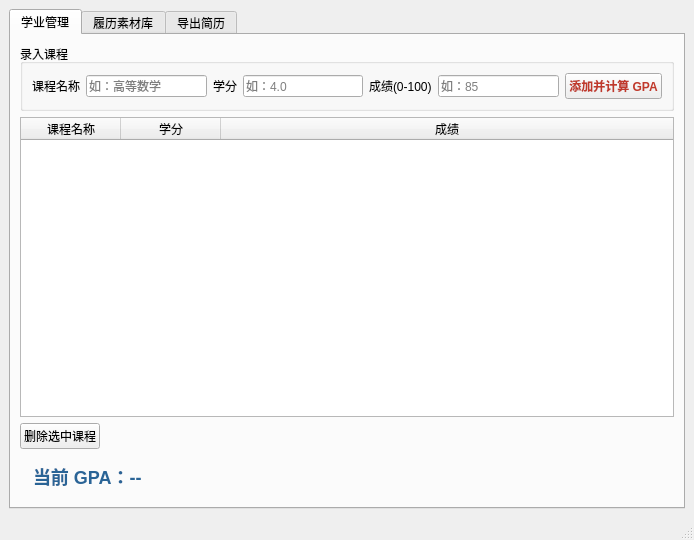
<?xml version="1.0" encoding="UTF-8"?>
<ui version="4.0">
 <class>MainWindow</class>
 <widget class="QMainWindow" name="MainWindow">
  <property name="geometry">
   <rect>
    <x>0</x>
    <y>0</y>
    <width>694</width>
    <height>540</height>
   </rect>
  </property>
  <property name="windowTitle">
   <string>个人学业与简历管理系统</string>
  </property>
  <widget class="QWidget" name="centralWidget">
   <layout class="QVBoxLayout" name="rootLayout">
    <item>
     <widget class="QTabWidget" name="tabWidget">
      <property name="currentIndex">
       <number>0</number>
      </property>
      <widget class="QWidget" name="tabAcademic">
       <attribute name="title">
        <string>学业管理</string>
       </attribute>
       <layout class="QVBoxLayout" name="academicLayout">
        <item>
         <widget class="QGroupBox" name="grpCourseInput">
          <property name="title">
           <string>录入课程</string>
          </property>
          <layout class="QHBoxLayout" name="courseInputLayout">
           <item>
            <widget class="QLabel" name="lblName">
             <property name="text">
              <string>课程名称</string>
             </property>
            </widget>
           </item>
           <item>
            <widget class="QLineEdit" name="edit_course_name">
             <property name="placeholderText">
              <string>如：高等数学</string>
             </property>
            </widget>
           </item>
           <item>
            <widget class="QLabel" name="lblCredit">
             <property name="text">
              <string>学分</string>
             </property>
            </widget>
           </item>
           <item>
            <widget class="QLineEdit" name="edit_course_credit">
             <property name="placeholderText">
              <string>如：4.0</string>
             </property>
            </widget>
           </item>
           <item>
            <widget class="QLabel" name="lblScore">
             <property name="text">
              <string>成绩(0-100)</string>
             </property>
            </widget>
           </item>
           <item>
            <widget class="QLineEdit" name="edit_course_score">
             <property name="placeholderText">
              <string>如：85</string>
             </property>
            </widget>
           </item>
           <item>
            <widget class="QPushButton" name="btn_calc_gpa">
             <property name="styleSheet">
              <string>QPushButton { font-weight: bold; color: #c0392b; }</string>
             </property>
             <property name="text">
              <string>添加并计算 GPA</string>
             </property>
            </widget>
           </item>
          </layout>
         </widget>
        </item>
        <item>
         <widget class="QTableWidget" name="twCourses">
          <property name="editTriggers">
           <set>QAbstractItemView::EditTrigger::NoEditTriggers</set>
          </property>
          <property name="selectionBehavior">
           <enum>QAbstractItemView::SelectionBehavior::SelectRows</enum>
          </property>
          <attribute name="horizontalHeaderStretchLastSection">
           <bool>true</bool>
          </attribute>
          <column>
           <property name="text">
            <string>课程名称</string>
           </property>
          </column>
          <column>
           <property name="text">
            <string>学分</string>
           </property>
          </column>
          <column>
           <property name="text">
            <string>成绩</string>
           </property>
          </column>
         </widget>
        </item>
        <item>
         <layout class="QHBoxLayout" name="courseBtnRow">
          <item>
           <widget class="QPushButton" name="btnRemoveCourse">
            <property name="text">
             <string>删除选中课程</string>
            </property>
           </widget>
          </item>
          <item>
           <spacer name="hSpacerCourse">
            <property name="orientation">
             <enum>Qt::Orientation::Horizontal</enum>
            </property>
            <property name="sizeHint" stdset="0">
             <size>
              <width>0</width>
              <height>0</height>
             </size>
            </property>
           </spacer>
          </item>
         </layout>
        </item>
        <item>
         <widget class="QLabel" name="label_gpa_result">
          <property name="styleSheet">
           <string>font-size: 18px; font-weight: bold; color: #2a6496; padding: 8px;</string>
          </property>
          <property name="text">
           <string>当前 GPA：--</string>
          </property>
         </widget>
        </item>
       </layout>
      </widget>
      <widget class="QWidget" name="tabExperience">
       <attribute name="title">
        <string>履历素材库</string>
       </attribute>
       <layout class="QVBoxLayout" name="expLayout">
        <item>
         <widget class="QGroupBox" name="grpExpInput">
          <property name="title">
           <string>录入经历</string>
          </property>
          <layout class="QVBoxLayout" name="expInputLayout">
           <item>
            <layout class="QHBoxLayout" name="expRow1">
             <item>
              <widget class="QLabel" name="lblExpType">
               <property name="text">
                <string>类型</string>
               </property>
              </widget>
             </item>
             <item>
              <widget class="QComboBox" name="cbExpType">
               <item>
                <property name="text">
                 <string>实习经历</string>
                </property>
               </item>
               <item>
                <property name="text">
                 <string>项目经历</string>
                </property>
               </item>
               <item>
                <property name="text">
                 <string>校园经历</string>
                </property>
               </item>
               <item>
                <property name="text">
                 <string>其他</string>
                </property>
               </item>
              </widget>
             </item>
             <item>
              <widget class="QLabel" name="lblExpTitle">
               <property name="text">
                <string>标题</string>
               </property>
              </widget>
             </item>
             <item>
              <widget class="QLineEdit" name="leExpTitle">
               <property name="placeholderText">
                <string>如：会计实习生</string>
               </property>
              </widget>
             </item>
             <item>
              <widget class="QLabel" name="lblExpOrg">
               <property name="text">
                <string>机构</string>
               </property>
              </widget>
             </item>
             <item>
              <widget class="QLineEdit" name="leExpOrg">
               <property name="placeholderText">
                <string>如：XX公司</string>
               </property>
              </widget>
             </item>
            </layout>
           </item>
           <item>
            <layout class="QHBoxLayout" name="expRow2">
             <item>
              <widget class="QLabel" name="lblStart">
               <property name="text">
                <string>开始(YYYY.MM)</string>
               </property>
              </widget>
             </item>
             <item>
              <widget class="QLineEdit" name="edit_start_date">
               <property name="placeholderText">
                <string>2024.02</string>
               </property>
              </widget>
             </item>
             <item>
              <widget class="QLabel" name="lblEnd">
               <property name="text">
                <string>结束(YYYY.MM)</string>
               </property>
              </widget>
             </item>
             <item>
              <widget class="QLineEdit" name="edit_end_date">
               <property name="placeholderText">
                <string>2024.03</string>
               </property>
              </widget>
             </item>
             <item>
              <spacer name="hSpacerExp">
               <property name="orientation">
                <enum>Qt::Orientation::Horizontal</enum>
               </property>
               <property name="sizeHint" stdset="0">
                <size>
                 <width>0</width>
                 <height>0</height>
                </size>
               </property>
              </spacer>
             </item>
             <item>
              <widget class="QPushButton" name="btnAddExp">
               <property name="text">
                <string>添加经历</string>
               </property>
              </widget>
             </item>
            </layout>
           </item>
           <item>
            <layout class="QHBoxLayout" name="expRow3">
             <item>
              <widget class="QLabel" name="lblExpDesc">
               <property name="text">
                <string>描述</string>
               </property>
              </widget>
             </item>
             <item>
              <widget class="QTextEdit" name="teExpDesc">
               <property name="placeholderText">
                <string>简要描述这段经历...</string>
               </property>
              </widget>
             </item>
            </layout>
           </item>
          </layout>
         </widget>
        </item>
        <item>
         <widget class="QTableWidget" name="twExperiences">
          <property name="editTriggers">
           <set>QAbstractItemView::EditTrigger::NoEditTriggers</set>
          </property>
          <property name="selectionBehavior">
           <enum>QAbstractItemView::SelectionBehavior::SelectRows</enum>
          </property>
          <attribute name="horizontalHeaderStretchLastSection">
           <bool>true</bool>
          </attribute>
          <column>
           <property name="text">
            <string>类型</string>
           </property>
          </column>
          <column>
           <property name="text">
            <string>标题</string>
           </property>
          </column>
          <column>
           <property name="text">
            <string>机构</string>
           </property>
          </column>
          <column>
           <property name="text">
            <string>时间</string>
           </property>
          </column>
         </widget>
        </item>
        <item>
         <widget class="QPushButton" name="btnRemoveExp">
          <property name="text">
           <string>删除选中经历</string>
          </property>
         </widget>
        </item>
       </layout>
      </widget>
      <widget class="QWidget" name="tabExport">
       <attribute name="title">
        <string>导出简历</string>
       </attribute>
       <layout class="QVBoxLayout" name="exportLayout">
        <item>
         <widget class="QGroupBox" name="grpPersonal">
          <property name="title">
           <string>个人信息</string>
          </property>
          <layout class="QVBoxLayout" name="personalLayout">
           <item>
            <layout class="QHBoxLayout" name="rowName">
             <item>
              <widget class="QLabel" name="lblName2">
               <property name="minimumSize">
                <size>
                 <width>70</width>
                 <height>0</height>
                </size>
               </property>
               <property name="text">
                <string>姓名</string>
               </property>
              </widget>
             </item>
             <item>
              <widget class="QLineEdit" name="edit_full_name">
               <property name="placeholderText">
                <string>请输入姓名（必填）</string>
               </property>
              </widget>
             </item>
            </layout>
           </item>
           <item>
            <layout class="QHBoxLayout" name="rowContact">
             <item>
              <widget class="QLabel" name="lblContact2">
               <property name="minimumSize">
                <size>
                 <width>70</width>
                 <height>0</height>
                </size>
               </property>
               <property name="text">
                <string>联系方式</string>
               </property>
              </widget>
             </item>
             <item>
              <widget class="QLineEdit" name="edit_contact">
               <property name="placeholderText">
                <string>电话 / 邮箱</string>
               </property>
              </widget>
             </item>
            </layout>
           </item>
           <item>
            <layout class="QHBoxLayout" name="rowTarget">
             <item>
              <widget class="QLabel" name="lblTarget">
               <property name="minimumSize">
                <size>
                 <width>70</width>
                 <height>0</height>
                </size>
               </property>
               <property name="text">
                <string>求职意向</string>
               </property>
              </widget>
             </item>
             <item>
              <widget class="QLineEdit" name="edit_target_job">
               <property name="placeholderText">
                <string>如：软件开发工程师</string>
               </property>
              </widget>
             </item>
            </layout>
           </item>
          </layout>
         </widget>
        </item>
        <item>
         <widget class="QGroupBox" name="grpSkills">
          <property name="title">
           <string>技能 / 证书</string>
          </property>
          <layout class="QVBoxLayout" name="skillsLayout">
           <item>
            <widget class="QTextEdit" name="edit_skills">
             <property name="placeholderText">
              <string>如：CET-6、计算机二级、熟练掌握 C++/Qt...</string>
             </property>
            </widget>
           </item>
          </layout>
         </widget>
        </item>
        <item>
         <widget class="QLabel" name="lblSummary">
          <property name="styleSheet">
           <string>font-size: 14px; color: #555; padding: 8px;</string>
          </property>
          <property name="text">
           <string>已录入 0 门课程 | 0 段经历 | GPA：--</string>
          </property>
         </widget>
        </item>
        <item>
         <widget class="QPushButton" name="btn_load_sample">
          <property name="minimumHeight"><number>30</number></property>
          <property name="styleSheet"><string>QPushButton { font-size: 13px; color: #333; background-color: #f8f9fa; border: 1px solid #ced4da; border-radius: 4px; } QPushButton:hover { background-color: #e2e6ea; }</string></property>
          <property name="text"><string>加载测试样板数据 (10门课程+3段经历)</string></property>
         </widget>
        </item>
        <item>
         <widget class="QPushButton" name="btn_export_pdf">
          <property name="minimumHeight"><number>40</number></property>
          <property name="styleSheet">
           <string>QPushButton { font-size: 16px; font-weight: bold; background-color: #2a6496; color: white; border-radius: 4px; } QPushButton:hover { background-color: #1d4f7a; }</string>
          </property>
          <property name="text">
           <string>一键导出 Word 简历</string>
          </property>
         </widget>
        </item>
        <item>
         <widget class="QLabel" name="label_status_msg">
          <property name="styleSheet">
           <string>font-size: 13px; color: #666; padding: 4px;</string>
          </property>
          <property name="text">
           <string>就绪</string>
          </property>
         </widget>
        </item>
       </layout>
      </widget>
     </widget>
    </item>
   </layout>
  </widget>
  <widget class="QStatusBar" name="statusBar"/>
 </widget>
 <resources/>
 <connections/>
</ui>
